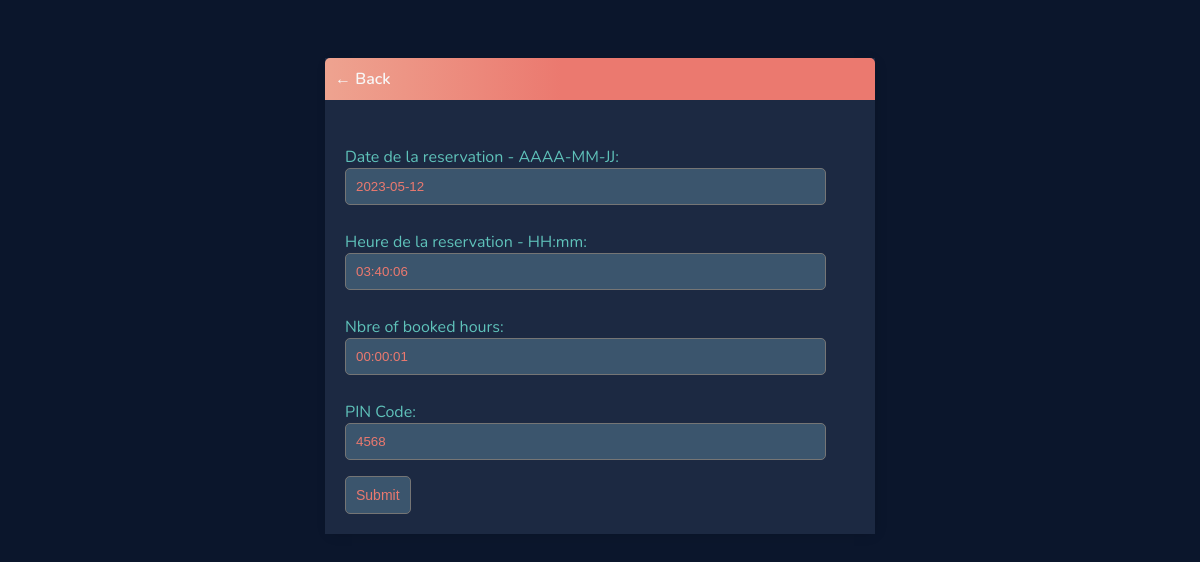
The page /resa-update/2/ (signed in) on the database its author committed.
### booking/models.py (models this page shows, shortened)
class Resa(models.Model):
    user = models.ForeignKey(
        User, on_delete=models.CASCADE, null=True, blank=True)
    casier  = models.ForeignKey(Casier, on_delete=models.PROTECT)
    ResDate = models.DateField('Date de la reservation - AAAA-MM-JJ')
    ResHeure = models.TimeField('Heure de la reservation - HH:mm')
    ResNbreHeure = models.DurationField('Nbre of booked hours', default=1)
    ResPIN = models.CharField('PIN Code', max_length=200)
    ResStatus = models.PositiveIntegerField(default=1)

### booking/views.py (the view)
# urls.py: path('resa-update/<int:pk>/', ResaUpdate.as_view(), name='resa-update'),
class ResaUpdate(LoginRequiredMixin, UpdateView):
    model = Resa
    fields = ["ResDate", "ResHeure", "ResNbreHeure" , "ResPIN" ]
    success_url = reverse_lazy('resas')

### templates/Booking/resa_form.html (shortened to what this page needs)
{% extends 'Booking/main.html' %}
{% block content %}
<div class="header-bar">
    <a href="{% url 'resas' %}">&#8592; Back</a>
</div>
<div class="card-body">
    <form method="POST" action="">
        {{form.as_p}}
        <input class="button" type="submit" value="Submit">
    </form>
</div>
{% endblock content %}

### templates/Booking/main.html (style rules this page uses)
body { background-color: #0B162C; font-family: 'Nunito', sans-serif; padding-top: 50px; }
h1, h2, h4, h5, h6, { font-family: 'Raleway', sans-serif; }
h3, a, li, label, p { color: #5FC2BA }
a { font-weight: 600; }
input { outline: none; border: none; }
.header-bar { display: flex; justify-content: space-between; color: #fff; padding: 10px; border-radius: 5px 5px 0 0; background: linear-gradient(90deg, #EEA390 0%, #EB796F 43%, #EB796F 100%); }
.header-bar a { color: rgb(247, 247, 247); text-decoration: none; }
input[type=text], input[type=password], textarea { border: 1px solid #757575; border-radius: 5px; background-color: #3B556D; color: #EB796F; padding: 10px; width: 90%; }
label { padding-top: 10px !important; display: block; }
::placeholder { font-weight: 300; opacity: 0.5; }
.button { border: 1px solid #757575; background-color: #3B556D; color: #EB796F; padding: 10px; font-size: 14px; border-radius: 5px; cursor: pointer; text-decoration: none; }
.card-body { padding: 20px; }

### rows shown on the page
Resa: ResDate "2023-05-12", ResHeure "03:40:06", ResNbreHeure "00:00:01", ResPIN "4568"
